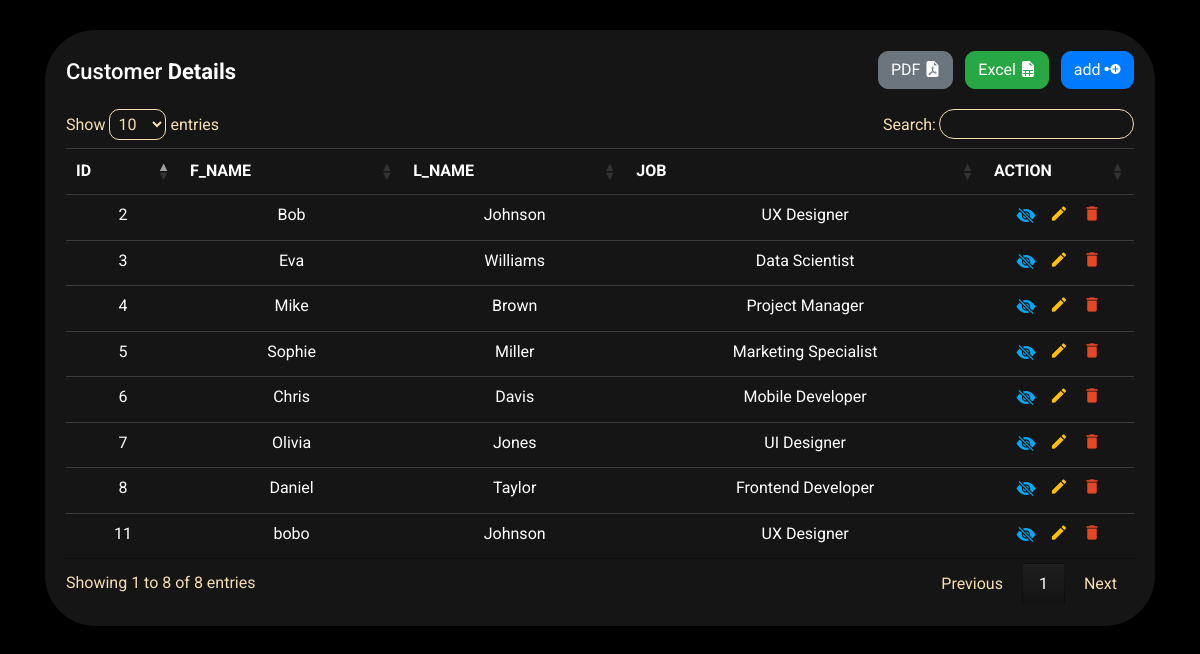
The page / on the database its author committed.
### tables this page shows
CREATE TABLE `profile` (
  `idp` int NOT NULL,
  `nom` varchar(50) NOT NULL,
  `prenom` varchar(50) NOT NULL,
  `about` varchar(255) NOT NULL,
  `photo` text NOT NULL
);

### models/users.php (called while the page is built)
<?php
function data(){
    global $pdo;
    $qry= "SELECT * FROM profile";
    $sql=$pdo->prepare($qry);
    $sql->execute();
    $all= $sql->fetchAll(PDO::FETCH_OBJ);
   return $all;
}

### index.php (the view, shortened to what this page needs)
<?php
include "./config/connect.php";
include "./models/users.php";
$data = data();
?>
<!DOCTYPE html>
<html lang="en">
<head>
    <link rel="stylesheet" href="./styles/style.css">
    <link rel="stylesheet" href="https://stackpath.bootstrapcdn.com/bootstrap/4.5.0/css/bootstrap.min.css">
    <link rel="stylesheet" href="https://maxcdn.bootstrapcdn.com/font-awesome/4.7.0/css/font-awesome.min.css">
    <link rel="stylesheet" href="https://cdn.jsdelivr.net/npm/bootstrap-icons@1.11.2/font/bootstrap-icons.min.css">
    <link rel="stylesheet" type="text/css" href="https://cdn.datatables.net/1.11.5/css/jquery.dataTables.css">
</head>
<body>
    <div class="container-xl">
        <div class="table-responsive">
            <div class="table-wrapper">
                <div class="table-title">
                    <div class="row">
                        <div class="col-sm-8">
                            <h2>Customer <b>Details</b></h2>
                        </div>
                        <div class="col-sm-4">
                                <a href="./models/pdf.php" class="btn btn-secondary PDF">PDF <i class="bi bi-file-earmark-pdf-fill"></i></a> &nbsp;
                                <button id="downloadButton" class="btn btn-success">Excel <i class="bi bi-file-earmark-spreadsheet-fill"></i></button> &nbsp;
                                <a href="./models/addusers.php" class="btn btn-primary">add <i class="bi bi-node-plus-fill"></i> </a>
                        </div>
                    </div>
                </div>
                <table id="myTable" class="table table-striped table-hover text-center">
                    <thead>
                        <tr>
                            <th>ID</th>
                            <th>F_NAME</th>
                            <th>L_NAME</th>
                            <th>JOB</th>
                            <th>ACTION</th>
                        </tr>
                    </thead>
                    <tbody>
                        <?php foreach ($data as $d): ?>
                            <tr>
                                <td>
                                    <?= $d->idp ?>
                                </td>
                                <td>
                                    <?= $d->nom ?>
                                </td>
                                <td>
                                    <?= $d->prenom ?>
                                </td>
                                <td>
                                    <?= $d->about ?>
                                </td>
                                <td class="actions">
                                    <a href="#" class="view" title="View" onclick="blurRow(this)" data-toggle="tooltip">
                                        <i class="bi bi-eye-slash-fill"></i>
                                    </a>
                                    <a href="./models/modifyusers.php?id=<?= $d->idp ?>" class="edit" title="Edit" data-toggle="tooltip">
                                        <i class="material-icons">&#xE254;</i>
                                    </a>
                                    <a href="#" class="delete" title="Delete" data-toggle="tooltip" onclick="confirmDelete(<?= $d->idp ?>)">
                                        <i class="material-icons">&#xE872;</i>
                                    </a>
                                </td>
                            </tr>
                        <?php endforeach; ?>
                    </tbody>
                </table>
            </div>
        </div>
    </div>
</body>
</html>

### styles/style.css (style rules this page uses)
body { color: #566787; background: black; font-family: 'Roboto', sans-serif; }
#myTable { background-color:#161515; color: white; }
#myTable tr { background-color:#161515; color: white; }
.table-responsive { margin: 30px 0; }
.table-wrapper { min-width: 1000px; background: #353333; color: white; padding: 20px; box-shadow: 0 1px 1px rgba(0,0,0,.05); }
.table-title { padding-bottom: 10px; margin: 0 0 10px; min-width: 100%; }
.table-title h2 { margin: 8px 0 0; font-size: 22px; }
table.table tr th, table.table tr td { border-color: #3c3b3b; }
table.table-striped tbody tr:nth-of-type(odd) { background-color: #fcfcfc; }
table.table td:last-child { width: 130px; }
table.table td a { color: #a0a5b1; display: inline-block; margin: 0 5px; }
table.table td a.view { color: #03A9F4; }
table.table td a.edit { color: #FFC107; }
table.table td a.delete { color: #E34724; }
table.table td i { font-size: 19px; }

### index.php (style rules this page uses)
body { color: #566787; background: black; font-family: 'Roboto', sans-serif; }
#myTable { background-color:#161515; color: white; }
#myTable tr { background-color:#161515; color: white; }
.table-responsive { margin: 30px 0; }
.table-wrapper { min-width: 1000px; background: #161515; color: white; padding: 20px; border: 1px solid #161515; border-radius: 50px; box-shadow: 0 1px 1px rgba(0,0,0,.05); }
.table-title { padding-bottom: 10px; margin: 0 0 10px; min-width: 100%; }
.table-title h2 { margin: 8px 0 0; font-size: 22px; }
table.table tr th, table.table tr td { border-color: #3c3b3b; }
table.table-striped tbody tr:nth-of-type(odd) { background-color: #fcfcfc; }
table.table td:last-child { width: 130px; }
table.table td a { color: #a0a5b1; display: inline-block; margin: 0 5px; }
table.table td a.view { color: #03A9F4; }
table.table td a.edit { color: #FFC107; }
table.table td a.delete { color: #E34724; }
table.table td i { font-size: 19px; }
.PDF { margin-left: 80px; }
.col-sm-4 a { border-radius: 10px; }
.col-sm-4 button { border-radius: 10px; }

### rows shown on the page
profile: idp "2", nom "Bob", prenom "Johnson", about "UX Designer"
profile: idp "3", nom "Eva", prenom "Williams", about "Data Scientist"
profile: idp "4", nom "Mike", prenom "Brown", about "Project Manager"
profile: idp "5", nom "Sophie", prenom "Miller", about "Marketing Specialist"
profile: idp "6", nom "Chris", prenom "Davis", about "Mobile Developer"
profile: idp "7", nom "Olivia", prenom "Jones", about "UI Designer"
profile: idp "8", nom "Daniel", prenom "Taylor", about "Frontend Developer"
profile: idp "11", nom "bobo", prenom "Johnson", about "UX Designer"
